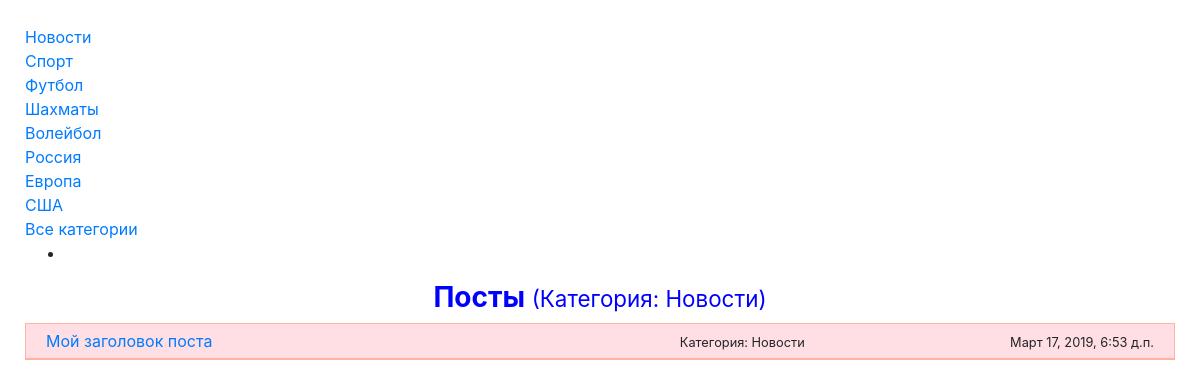
The page /category/novosti/ on the database its author committed.
### news/models.py (models this page shows, shortened)
class Category(MPTTModel):
    name = models.CharField(verbose_name="Имя", max_length=50)
    slug = models.SlugField(verbose_name="slug", max_length=100)
    amount_for_pagination = models.PositiveIntegerField(verbose_name='Кол. для пагинации', default=20)
    short_post_template = models.CharField(verbose_name='Шаблон для постов short', max_length=100, blank=False,
                                           default='news/short_post__template_default.html')
    detail_post_template = models.CharField(verbose_name='Шаблон для постов detail', max_length=100, blank=False,
                                            default='news/detail_post__template_default.html')
    parent = TreeForeignKey('self', on_delete=models.CASCADE, null=True, blank=True, related_name='children')
    def get_absolute_url(self):
        return reverse('category_posts_list', kwargs={'slug': self.slug})
    class Meta:
        verbose_name = "Категория"
        verbose_name_plural = "Категории"

class Post(models.Model):
    DO_PUBLISH_CHOICES = (
        (True, 'Да'),
        (False, 'Нет'),
    )
    SHOW_POST_CHOICES = (
        (True, 'Для всех'),
        (False, 'Только для зарегистрированных'),
    )
    user = models.ForeignKey(User, verbose_name='Пользователь', on_delete=models.CASCADE, blank=True, null=True)
    title = models.CharField(verbose_name="Заголовок", max_length=100)
    subtitle = models.CharField(verbose_name='Подзаголовок', max_length=100, blank=False, default='')
    text = models.TextField(verbose_name="Текст")
    created_date = models.DateTimeField(verbose_name="Дата создания", auto_now_add=True)
    edited_date = models.DateTimeField(verbose_name="Дата редактирования", blank=False, default=timezone.now)
    published_date = models.DateTimeField(verbose_name="Дата публикации", blank=False, default=timezone.now)
    category = models.ForeignKey(Category, verbose_name="Категория", on_delete=models.SET_NULL, null=True)
    tags = models.ManyToManyField(Tag, verbose_name="Теги")
    slug = models.SlugField(verbose_name="slug", max_length=100, blank=False, default="")
    image_main = models.ImageField(verbose_name='Главное изображение', blank=True)
    do_publish = models.BooleanField(verbose_name='Опубликовать', choices=DO_PUBLISH_CHOICES, blank=False, default=True)
    show_for_all = models.BooleanField(verbose_name='Показывать для всех', choices=SHOW_POST_CHOICES, blank=False,
                                       default=True)
    template = models.CharField(verbose_name='Используемый шаблон', max_length=100, blank=False,
                                default='post_template_default.html')
    def get_absolute_url(self):
        return reverse('post_detail', kwargs={'slug': self.slug})
    class Meta:
        verbose_name = "Пост"
        verbose_name_plural = "Посты"
        ordering = ["-created_date"]

### news/views.py (the view)
# urls.py: path("", PostList.as_view(), name="posts_list"),
class PostList(ListView):
    model = Post
    context_object_name = 'posts'
    template_name = 'news/short_post_list.html'
    def get_queryset(self):
        category_slug = self.kwargs.get('slug')
        if category_slug is not None:
            qs = self.model.objects.filter(category__slug=category_slug)
            if qs.exists():
                self.paginate_by = qs.first().category.amount_for_pagination
                qs = qs.filter(
                    do_publish=True,
                    published_date__date__lte=datetime.now(),
                )
                if not self.request.user.is_authenticated:
                    qs = qs.filter(show_for_all=True)
        else:
            qs = self.model.objects.all()
            self.paginate_by = 20
        return qs
    def get_context_data(self, *, object_list=None, **kwargs):
        context = super(PostList, self).get_context_data(**kwargs)
        category_slug = self.kwargs.get('slug')
        if category_slug is None:
            context['what_category'] = 'Все категории'
        else:
            context['what_category'] = Category.objects.filter(slug=category_slug).first().name
        return context

### news/context_processors.py (called while the page is built)
def contextprocessor_categories_all(request):
    return {'contextprocessor_categories_all': Category.objects.all()}

### news/templatetags/category_list_tag.py (called while the page is built)
@register.inclusion_tag('news/category_list.html')
def category_list_tag():
    return {'category_list': Category.objects.all()}

### news/templatetags/post_short_tag.py (called while the page is built)
@register.inclusion_tag('news/base_tag.html')
def post_short_tag(this_post, this_template='news/short_post__template_default.html'):
    return {
        'this_template': this_template,
        'this_post': this_post,
    }

### templates/news/short_post_list.html (shortened to what this page needs)
{% extends 'base.html' %}
{% load mptt_tags %}
{% load post_short_tag %}
{% block content %}
    {% if contextprocessor_categories_all %}
        <ul class="root">
            {% recursetree contextprocessor_categories_all %}
                <li>
                </li>
            {% endrecursetree %}
        </ul>
    {% endif %}
    <div class="h3 text-center font-weight-bold" style="color: blue">Посты <span class="small"> (Категория: {{ what_category }})</span> </div>
    {% for post in posts %}
        {% post_short_tag this_post=post this_template=post.category.short_post_template %}
    {% endfor %}
{% endblock content %}

### templates/base.html (shortened to what this page needs)
{% load static %}
{% load category_list_tag %}
<!doctype html>
<html lang="en">
<head>
    <link rel="stylesheet" href="{% static 'news/css/bootstrap.min.css' %}">
</head>
<body style="margin: 25px">
    {% category_list_tag %}
    {% block content %}
    {% endblock content %}
</body>
</html>

### templates/news/category_list.html
{% for category in category_list %}
    <a href={{ category.get_absolute_url }}>{{ category.name }}</a> <br>
{% endfor %}
<a href={% url 'posts_list' %}>Все категории</a> <br>

### templates/news/base_tag.html
{% extends this_template %}

### templates/news/short_post__template_default.html
<div class="container-fluid" style="background-color: #ffdfe3; border: 1px double #ffb3a2; ">
    <div class="row" style="border-bottom: solid 1px #ffb3a2; padding: 5px">
        <div class="col">
            <a href={{ this_post.get_absolute_url }}>{{ this_post.title }}</a>
        </div>
        <div class="col text-center">
            <span class="small">Категория: {{ this_post.category.name }}</span>
        </div>
        <div class="col-2 text-right">
            <span class="small">{{ this_post.created_date }}</span>
        </div>
    </div>
</div>
<br>

### rows shown on the page
Category: name "Новости"
Category: name "Спорт"
Category: name "Футбол"
Category: name "Шахматы"
Category: name "Волейбол"
Category: name "Россия"
Category: name "Европа"
Category: name "США"
Post: title "Мой заголовок поста", category.name "Новости", created_date "Март 17, 2019, 6:53 д.п."
